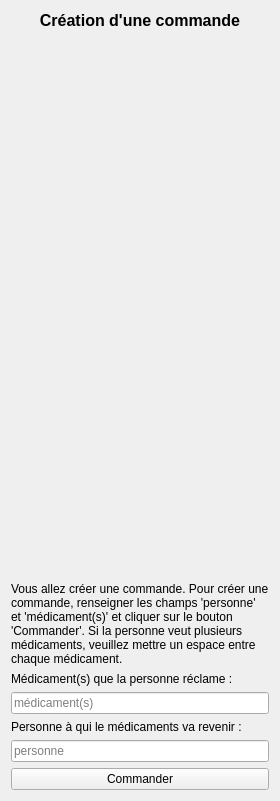
      <widget class="QWidget" name="pageCommandeCreation">
       <layout class="QVBoxLayout" name="verticalLayout_17">
        <item>
         <widget class="QLabel" name="TitreCommandeCreation">
          <property name="font">
           <font>
            <pointsize>12</pointsize>
            <bold>true</bold>
           </font>
          </property>
          <property name="text">
           <string>Création d'une commande</string>
          </property>
          <property name="alignment">
           <set>Qt::AlignmentFlag::AlignCenter</set>
          </property>
          <property name="textInteractionFlags">
           <set>Qt::TextInteractionFlag::NoTextInteraction</set>
          </property>
         </widget>
        </item>
        <item>
         <spacer name="verticalSpacer_9">
          <property name="orientation">
           <enum>Qt::Orientation::Vertical</enum>
          </property>
          <property name="sizeHint" stdset="0">
           <size>
            <width>20</width>
            <height>546</height>
           </size>
          </property>
         </spacer>
        </item>
        <item>
         <widget class="QLabel" name="InfoCommandeCreation">
          <property name="text">
           <string>Vous allez créer une commande. Pour créer une commande, renseigner les champs 'personne' et 'médicament(s)' et cliquer sur le bouton 'Commander'. Si la personne veut plusieurs médicaments, veuillez mettre un espace entre chaque médicament.</string>
          </property>
          <property name="scaledContents">
           <bool>false</bool>
          </property>
          <property name="wordWrap">
           <bool>true</bool>
          </property>
          <property name="textInteractionFlags">
           <set>Qt::TextInteractionFlag::NoTextInteraction</set>
          </property>
         </widget>
        </item>
        <item>
         <layout class="QVBoxLayout" name="verticalLayout_16">
          <item>
           <widget class="QLabel" name="InfoMedicamentsCommandeCreation">
            <property name="text">
             <string>Médicament(s) que la personne réclame :</string>
            </property>
            <property name="textInteractionFlags">
             <set>Qt::TextInteractionFlag::NoTextInteraction</set>
            </property>
           </widget>
          </item>
          <item>
           <widget class="QLineEdit" name="CommandeCreationMedicaments">
            <property name="text">
             <string/>
            </property>
            <property name="placeholderText">
             <string>médicament(s)</string>
            </property>
           </widget>
          </item>
         </layout>
        </item>
        <item>
         <layout class="QVBoxLayout" name="verticalLayout_10">
          <item>
           <widget class="QLabel" name="InfoPersonneCommandeCreation">
            <property name="text">
             <string>Personne à qui le médicaments va revenir :</string>
            </property>
            <property name="textInteractionFlags">
             <set>Qt::TextInteractionFlag::NoTextInteraction</set>
            </property>
           </widget>
          </item>
          <item>
           <widget class="QLineEdit" name="CommandeCreationPersonne">
            <property name="text">
             <string/>
            </property>
            <property name="placeholderText">
             <string>personne</string>
            </property>
           </widget>
          </item>
         </layout>
        </item>
        <item>
         <widget class="QPushButton" name="BoutonCommandeCreation">
          <property name="text">
           <string>Commander</string>
          </property>
         </widget>
        </item>
       </layout>
      </widget>
